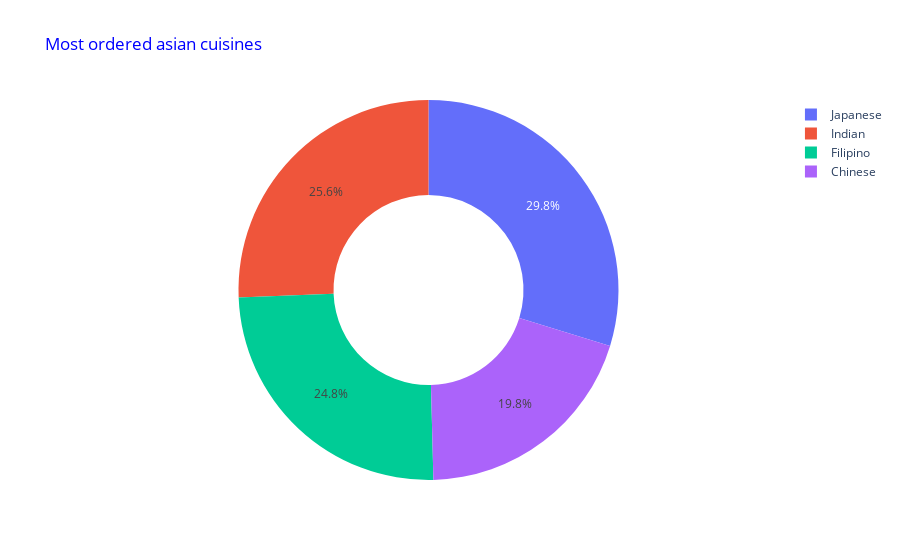

The code cell stored with this chart in its notebook:
### Code cell
fig4=px.pie(asian_cuisines_combination,
            values='count',
            names='Cuisines',
            title='Most ordered asian cuisines',
           hole= 0.5)
fig4.update_layout(title_font_color='Blue')

fig4.show()

### Figure 1 — Plotly figure (JSON) as saved in the notebook; plotly's stock layout.template omitted (floating-point values rounded to 4 significant figures)
{"data": [{"domain": {"x": [0, 1], "y": [0, 1]}, "hole": 0.5, "hovertemplate": "Cuisines=%{label}<br>count=%{value}<extra></extra>", "labels": ["Filipino", "Japanese", "Chinese", "Japanese", "Indian", "Filipino", "Filipino", "Indian", "Japanese", "Japanese", "Indian", "Indian", "Chinese", "Japanese", "Chinese", "Chinese", "Indian", "Chinese", "Indian", "Filipino", "Chinese", "Indian", "Japanese", "Filipino", "Filipino", "Filipino"], "legendgroup": "", "name": "", "showlegend": true, "type": "pie", "values": [12, 10, 9, 8, 7, 7, 6, 6, 6, 6, 6, 5, 4, 4, 4, 3, 3, 2, 2, 2, 2, 2, 2, 1, 1, 1]}], "layout": {"autosize": true, "legend": {"tracegroupgap": 0}, "title": {"font": {"color": "Blue"}, "text": "Most ordered asian cuisines"}}}
